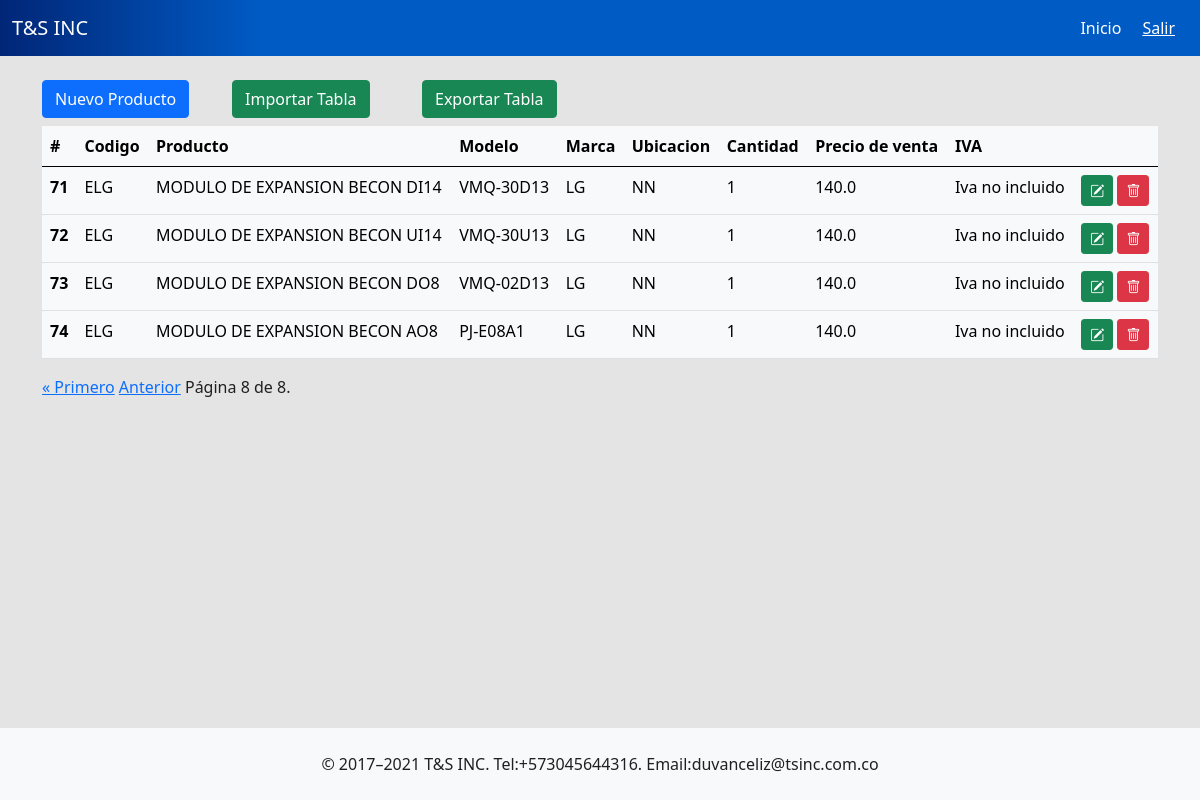
The page /product/?page=8 (signed in) on the database as committed earlier.
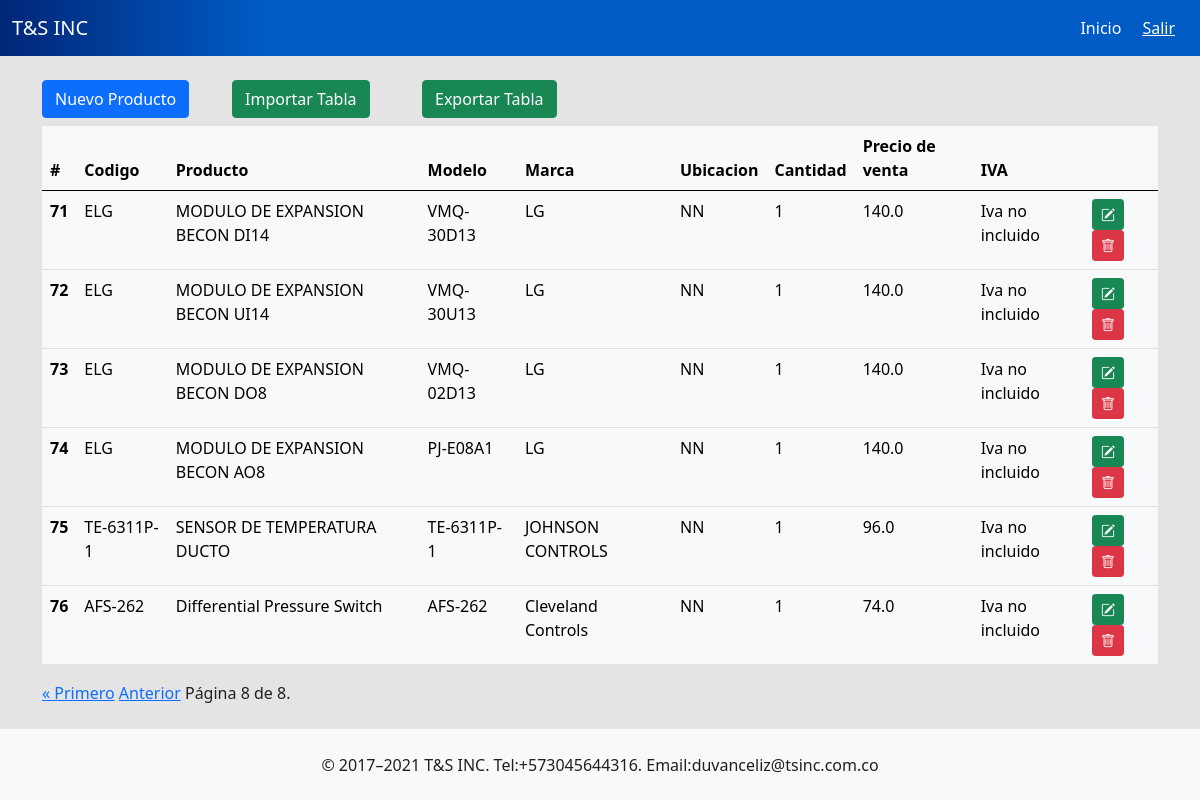
The same page on the database as committed later.
### tsinc/models.py (models this page shows, shortened)
class Product(models.Model):
    code = models.CharField(max_length=200, default=None)
    product_name = models.CharField(max_length=200, default=None)
    factory_ref = models.CharField(max_length=200, default=None)
    model = models.CharField(max_length=200, default=None)
    sale_price = models.FloatField()
    brand = models.CharField(max_length=200, default=None)
    location = models.CharField(max_length=200, default=None)
    quantity = models.IntegerField()
    point = models.CharField(max_length=100,null=True,blank=True)
    description = models.CharField(max_length=200,null=True,blank=True)
    iva = models.BooleanField(default=False)
    date = models.DateField(default=datetime.date.today)

### tsinc/views.py (the view)
# urls.py: path('product/', views.product, name='product' ),
@login_required
def product(request):
    product = Product.objects.all()
    paginator = Paginator(product, 10)
    page_number = request.GET.get('page')
    page_obj = paginator.get_page(page_number)
    return render(request, 'product.html',{'page_obj': page_obj})

### tsinc/templates/product.html (shortened to what this page needs)
{% extends 'layout.html' %} {% block body %}
<div class="container">
  <div class="row mb-2">
    <div class="col-2"><a class="btn btn-primary" href="{% url 'create_product' %}">Nuevo Producto</a></div>
    <div class="col-2"><a class="btn btn-success" href="{% url 'uploadproducts' %}">Importar Tabla</a></div>
    <div class="col-2"><a class="btn btn-success" href="{% url 'download_products' %}">Exportar Tabla</a></div>
  </div>
    <div class="row">
      <div class="col-12">
        <table class="table table-hover table-light">
          <thead>
            <tr>
              <th scope="col">#</th>
              <th scope="col">Codigo</th>
              <th scope="col">Producto</th>
              <th scope="col">Modelo</th>
              <th scope="col">Marca</th>
              <th scope="col">Ubicacion</th>
              <th scope="col">Cantidad</th>
              <th scope="col">Precio de venta</th>
              <th scope="col">IVA</th>
              <th scope="col"></th>
            </tr>
          </thead>
          <tbody>
            <tr>
              {% for product in page_obj %}
              <th scope="row">{{product.id}}</th>
              <td>
                {{product.code}}
              </td>
              <td>{{product.product_name}}</td>
              <td>
                {{product.model}}
              </td>
              <td>
                {{product.brand}}
              </td>
              <td>
                {{product.location}}
              </td>
              <td>
                {{product.quantity}}
              </td>
              <td>
                {{product.sale_price}}
              </td>
              <td>
                {% if product.iva == False%}
                Iva no incluido
                {%else%}
                Iva incluido
                {% endif %}
              </td>
              <td>
                <button class="btn btn-success btn-sm">
                  <i class="bi bi-pencil-square"></i>
                </button>
                <a class="btn btn-danger btn-sm" href="" onclick="return verificar()">
                  <i class="bi bi-trash"></i>
                </a>
              </td>
            </tr>
            {%endfor%}
          </tbody>
        </table>
        <div class="pagination">
          <span class="step-links">
              {% if page_obj.has_previous %}
                  <a href="?page=1">&laquo; Primero</a>
                  <a href="?page={{ page_obj.previous_page_number }}">Anterior</a>
              {% endif %}
              <span class="current">
                  Página {{ page_obj.number }} de {{ page_obj.paginator.num_pages }}.
              </span>
          </span>
      </div>
      </div>
    </div>
  </div>
  {% load static %}
{% endblock %}

Rows that differ between the two databases and show on the page:
added Product: id "75", code "TE-6311P-1", product_name "SENSOR DE TEMPERATURA DUCTO", model "TE-6311P-1", brand "JOHNSON CONTROLS", location "NN", quantity "1", sale_price "96.0", iva "Iva no incluido"
added Product: id "76", code "AFS-262", product_name "Differential Pressure Switch", model "AFS-262", brand "Cleveland Controls", location "NN", quantity "1", sale_price "74.0", iva "Iva no incluido"
